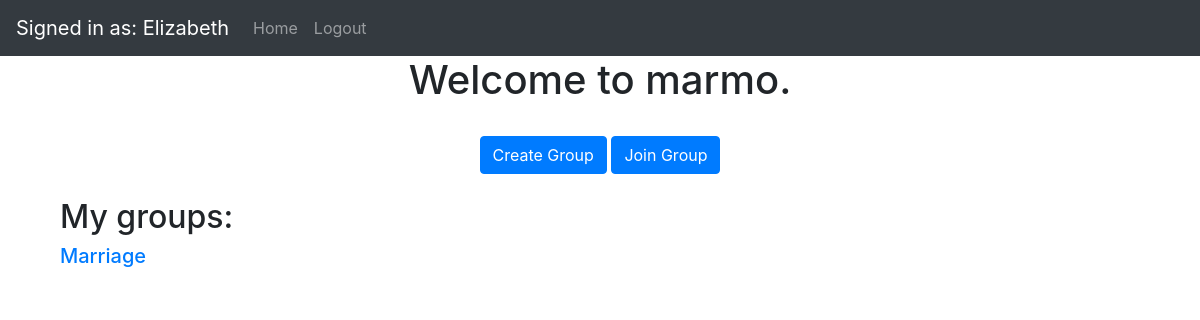
/ (signed in), run on an earlier commit of the app's database.
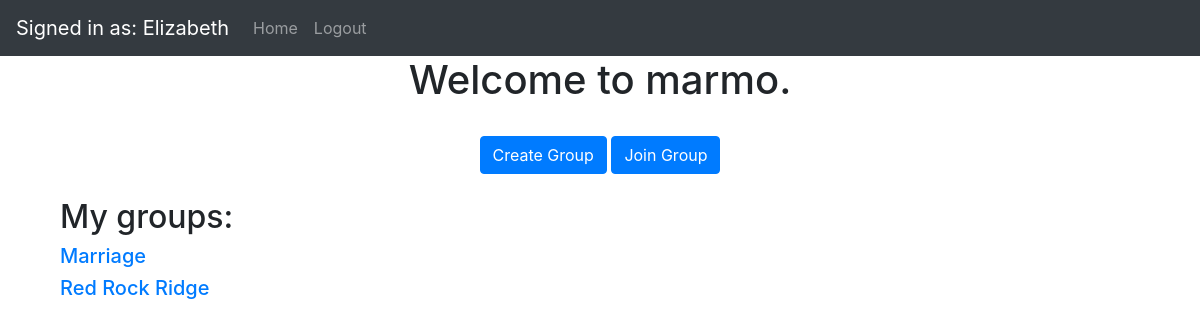
And on a later commit of the database.
### website/models.py (models this page shows, shortened)
class Group(db.Model):
    id = db.Column(db.Integer, primary_key=True)
    admin_id = db.Column(db.Integer)
    group_name = db.Column(db.String(30), nullable=False)
    date_created = db.Column(db.DateTime(timezone=True), default=func.now())
    transactions = db.relationship('Transaction')
    payments = db.relationship('Payment')

### website/views.py (the view)
@views.route('/', methods=['GET', 'POST'])
@login_required
def home():
    return render_template("home.html", user=current_user)

### website/__init__.py (called while the page is built)
def create_app():
    app = Flask(__name__)
    app.config['SECRET_KEY'] = 'hjshjhdjah kjshkjdhjs'
    app.config['SQLALCHEMY_DATABASE_URI'] = 'sqlite:///marmo.db'
    db.init_app(app)
    from .views import views
    from .auth import auth
    app.register_blueprint(views, url_prefix='/')
    app.register_blueprint(auth, url_prefix='/')
    from .models import User
    create_database(app)
    login_manager = LoginManager()
    login_manager.login_view = 'auth.login'
    login_manager.init_app(app)
    @login_manager.user_loader
    def load_user(id):
        return User.query.get(int(id))
    return app

### website/templates/home.html
{% extends "base.html" %} {% block title %}Home{% endblock %} {% block content %}
<h1 align="center">Welcome to marmo.</h1><br>
<div class="container" align="center">
    <a class="btn btn-primary" href="create-group" role="button" align="center">Create Group</a>
    <a class="btn btn-primary" href="join-group" role="button">Join Group</a><br><br>
</div>
<div class="container" align="left" padding="1rem">
    <h2>My groups:</h2>
    {% for group in user.groups %}
    <h5><a href="mygroup?groupID={{ group.id }}">{{ group.group_name }}</h5>
    {% endfor %}
</div>
{% endblock %}

What changed in the data, as far as the page shows it:
added Group: group_name "Red Rock Ridge"
